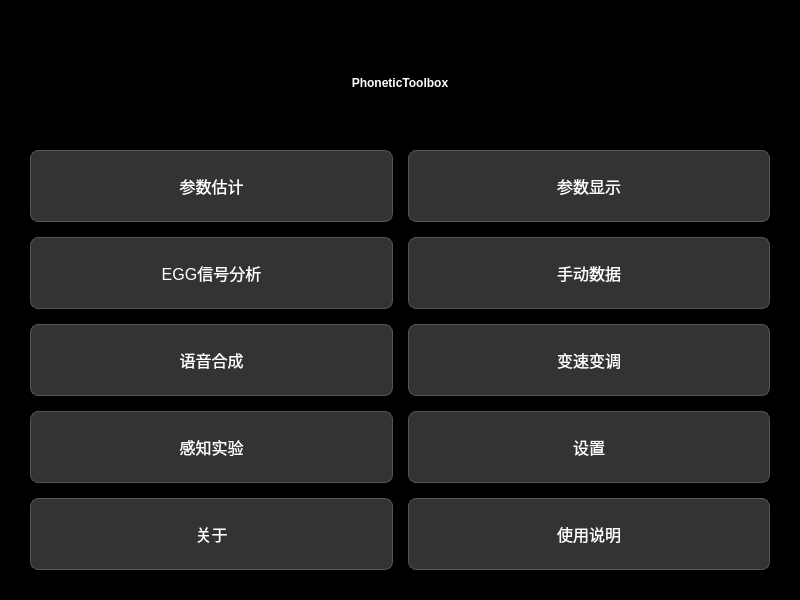
<?xml version="1.0" encoding="UTF-8"?>
<ui version="4.0">
 <class>MainWindow</class>
 <widget class="QMainWindow" name="MainWindow">
  <property name="geometry">
   <rect>
    <x>0</x>
    <y>0</y>
    <width>800</width>
    <height>600</height>
   </rect>
  </property>
  <property name="windowTitle">
   <string>PhoneticToolbox</string>
  </property>
  <property name="styleSheet">
   <string notr="true">
    QMainWindow {
        background-color: #000000;
        color: #ffffff;
    }
    QLabel#labelTitle {
        font-family: "Consolas", "Courier New", monospace;
        color: #ffffff;
        font-weight: bold;
        padding: 10px;
    }
    QPushButton {
        background-color: #333333;
        border: 1px solid #555555;
        border-radius: 8px;
        padding: 10px;
        font-size: 16px;
        font-family: "Microsoft YaHei", "Segoe UI", sans-serif;
        min-height: 50px;
        color: #ffffff;
    }
    QPushButton:hover {
        background-color: #444444;
        border-color: #888888;
        color: #ffffff;
    }
    QPushButton:pressed {
        background-color: #555555;
        border-color: #aaaaaa;
        color: #ffffff;
    }
   </string>
  </property>
  <widget class="QWidget" name="centralwidget">
   <layout class="QGridLayout" name="gridLayout">
    <property name="verticalSpacing">
     <number>15</number>
    </property>
    <property name="horizontalSpacing">
     <number>15</number>
    </property>
    <property name="margin">
     <number>30</number>
    </property>

    <!-- Row 0: Title -->
    <item row="0" column="0" colspan="2">
     <widget class="QLabel" name="labelTitle">
      <property name="text">
       <string>PhoneticToolbox</string>
      </property>
      <property name="alignment">
       <set>Qt::AlignCenter</set>
      </property>
     </widget>
    </item>

    <!-- Row 1 -->
    <item row="1" column="0">
     <widget class="QPushButton" name="buttonParameterEstimation">
      <property name="text">
       <string>参数估计</string>
      </property>
     </widget>
    </item>
    <item row="1" column="1">
     <widget class="QPushButton" name="buttonParameterDisplay">
      <property name="text">
       <string>参数显示</string>
      </property>
     </widget>
    </item>

    <!-- Row 2 -->
    <item row="2" column="0">
     <widget class="QPushButton" name="buttonOutputToEMU">
      <property name="text">
       <string>EGG信号分析</string>
      </property>
     </widget>
    </item>
    <item row="2" column="1">
     <widget class="QPushButton" name="buttonManualData">
      <property name="text">
       <string>手动数据</string>
      </property>
     </widget>
    </item>

    <!-- Row 3 -->
    <item row="3" column="0">
     <widget class="QPushButton" name="buttonSynthesisAudio">
      <property name="text">
       <string>语音合成</string>
      </property>
     </widget>
    </item>
    <item row="3" column="1">
     <widget class="QPushButton" name="buttonChangeF0">
      <property name="text">
       <string>变速变调</string>
      </property>
     </widget>
    </item>

    <!-- Row 4 -->
    <item row="4" column="0">
     <widget class="QPushButton" name="buttonOutputToText">
      <property name="text">
       <string>感知实验</string>
      </property>
     </widget>
    </item>
    <item row="4" column="1">
     <widget class="QPushButton" name="buttonSettings">
      <property name="text">
       <string>设置</string>
      </property>
     </widget>
    </item>

    <!-- Row 5 -->
    <item row="5" column="0">
     <widget class="QPushButton" name="buttonAbout">
      <property name="text">
       <string>关于</string>
      </property>
     </widget>
    </item>
    <item row="5" column="1">
     <widget class="QPushButton" name="buttonExit">
      <property name="text">
       <string>使用说明</string>
      </property>
     </widget>
    </item>

   </layout>
  </widget>
 </widget>
 <resources/>
 <connections/>
</ui>
